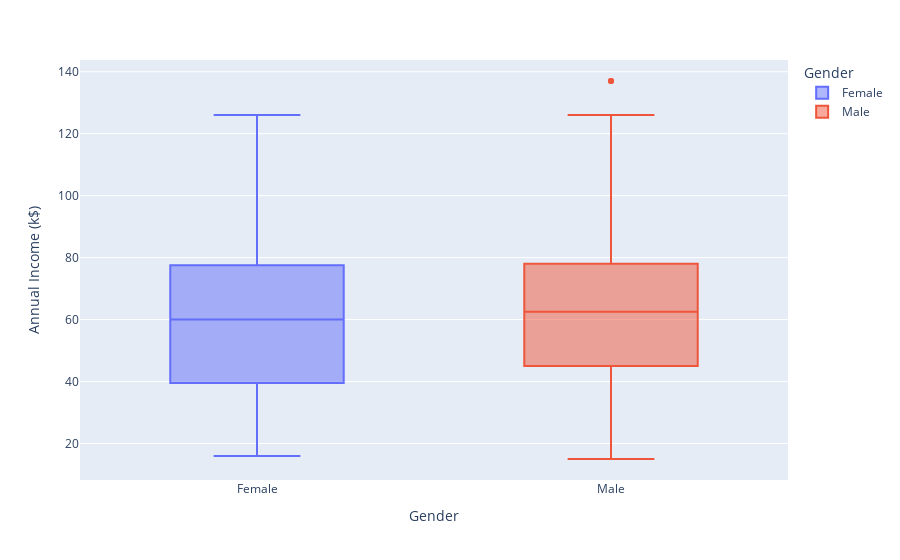

Write notebook code for a chart like this one.
### Code cell
px.box(allen[['Gender', 'Annual Income (k$)']].sort_values(by='Gender'), 
        x='Gender', y='Annual Income (k$)', color='Gender')

### Figure 1 — Plotly figure (JSON) as saved in the notebook; plotly's stock layout.template omitted (floating-point values rounded to 4 significant figures)
{"data": [{"alignmentgroup": "True", "hovertemplate": "Gender=%{x}<br>Annual Income (k$)=%{y}<extra></extra>", "legendgroup": "Female", "marker": {"color": "#636efa"}, "name": "Female", "notched": false, "offsetgroup": "Female", "orientation": "v", "showlegend": true, "type": "box", "x": ["Female", "Female", "Female", "Female", "Female", "Female", "Female", "Female", "Female", "Female", "Female", "Female", "Female", "Female", "Female", "Female", "Female", "Female", "Female", "Female", "Female", "Female", "Female", "Female", "Female", "Female", "Female", "Female", "Female", "Female", "Female", "Female", "Female", "Female", "Female", "Female", "Female", "Female", "Female", "Female", "Female", "Female", "Female", "Female", "Female", "Female", "Female", "Female", "Female", "Female", "Female", "Female", "Female", "Female", "Female", "Female", "Female", "Female", "Female", "Female", "Female", "Female", "Female", "Female", "Female", "Female", "Female", "Female", "Female", "Female", "Female", "Female", "Female", "Female", "Female", "Female", "Female", "Female", "Female", "Female", "Female", "Female", "Female", "Female", "Female", "Female", "Female", "Female", "Female", "Female", "Female", "Female", "Female", "Female", "Female", "Female", "Female", "Female", "Female", "Female", "Female", "Female", "Female", "Female", "Female", "Female", "Female", "Female", "Female", "Female", "Female", "Female"], "x0": " ", "xaxis": "x", "y": [48, 60, 79, 60, 60, 79, 59, 58, 58, 57, 57, 81, 54, 60, 54, 54, 54, 86, 54, 87, 50, 50, 49, 75, 48, 48, 47, 85, 78, 62, 62, 73, 73, 72, 72, 76, 76, 77, 70, 70, 78, 69, 67, 67, 67, 65, 65, 65, 65, 64, 63, 78, 78, 78, 63, 62, 78, 78, 47, 88, 74, 37, 126, 34, 33, 33, 98, 99, 30, 19, 88, 29, 29, 101, 120, 28, 19, 28, 103, 25, 103, 20, 103, 23, 103, 20, 21, 34, 113, 120, 38, 46, 16, 44, 16, 17, 43, 17, 18, 43, 37, 42, 97, 40, 40, 40, 39, 39, 39, 97, 18, 40], "y0": " ", "yaxis": "y"}, {"alignmentgroup": "True", "hovertemplate": "Gender=%{x}<br>Annual Income (k$)=%{y}<extra></extra>", "legendgroup": "Male", "marker": {"color": "#EF553B"}, "name": "Male", "notched": false, "offsetgroup": "Male", "orientation": "v", "showlegend": true, "type": "box", "x": ["Male", "Male", "Male", "Male", "Male", "Male", "Male", "Male", "Male", "Male", "Male", "Male", "Male", "Male", "Male", "Male", "Male", "Male", "Male", "Male", "Male", "Male", "Male", "Male", "Male", "Male", "Male", "Male", "Male", "Male", "Male", "Male", "Male", "Male", "Male", "Male", "Male", "Male", "Male", "Male", "Male", "Male", "Male", "Male", "Male", "Male", "Male", "Male", "Male", "Male", "Male", "Male", "Male", "Male", "Male", "Male", "Male", "Male", "Male", "Male", "Male", "Male", "Male", "Male", "Male", "Male", "Male", "Male", "Male", "Male", "Male", "Male", "Male", "Male", "Male", "Male", "Male", "Male", "Male", "Male", "Male", "Male", "Male", "Male", "Male", "Male", "Male", "Male"], "x0": " ", "xaxis": "x", "y": [77, 77, 77, 75, 78, 126, 88, 78, 78, 88, 87, 87, 93, 87, 87, 93, 113, 87, 85, 98, 81, 99, 78, 101, 78, 86, 15, 61, 73, 48, 48, 46, 46, 46, 44, 43, 43, 42, 39, 38, 33, 48, 33, 28, 28, 25, 24, 24, 23, 21, 20, 20, 19, 19, 15, 30, 49, 54, 54, 73, 71, 71, 71, 71, 71, 71, 69, 67, 64, 63, 63, 63, 63, 62, 62, 62, 137, 61, 60, 60, 59, 54, 54, 54, 54, 54, 74, 137], "y0": " ", "yaxis": "y"}], "layout": {"boxmode": "overlay", "legend": {"title": {"text": "Gender"}, "tracegroupgap": 0}, "margin": {"t": 60}, "xaxis": {"anchor": "y", "categoryarray": ["Female", "Male"], "categoryorder": "array", "domain": [0, 1], "title": {"text": "Gender"}}, "yaxis": {"anchor": "x", "domain": [0, 1], "title": {"text": "Annual Income (k$)"}}}}
